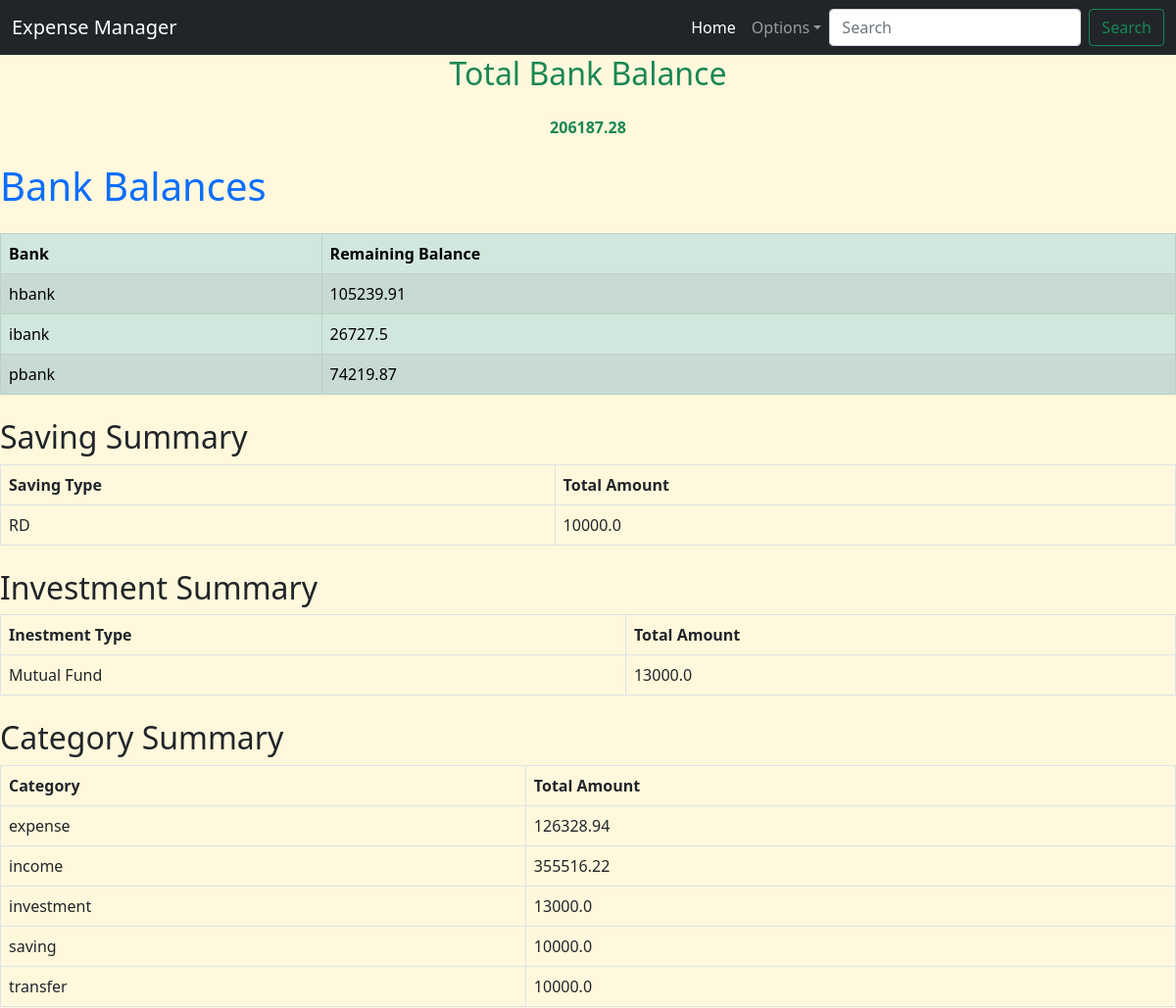
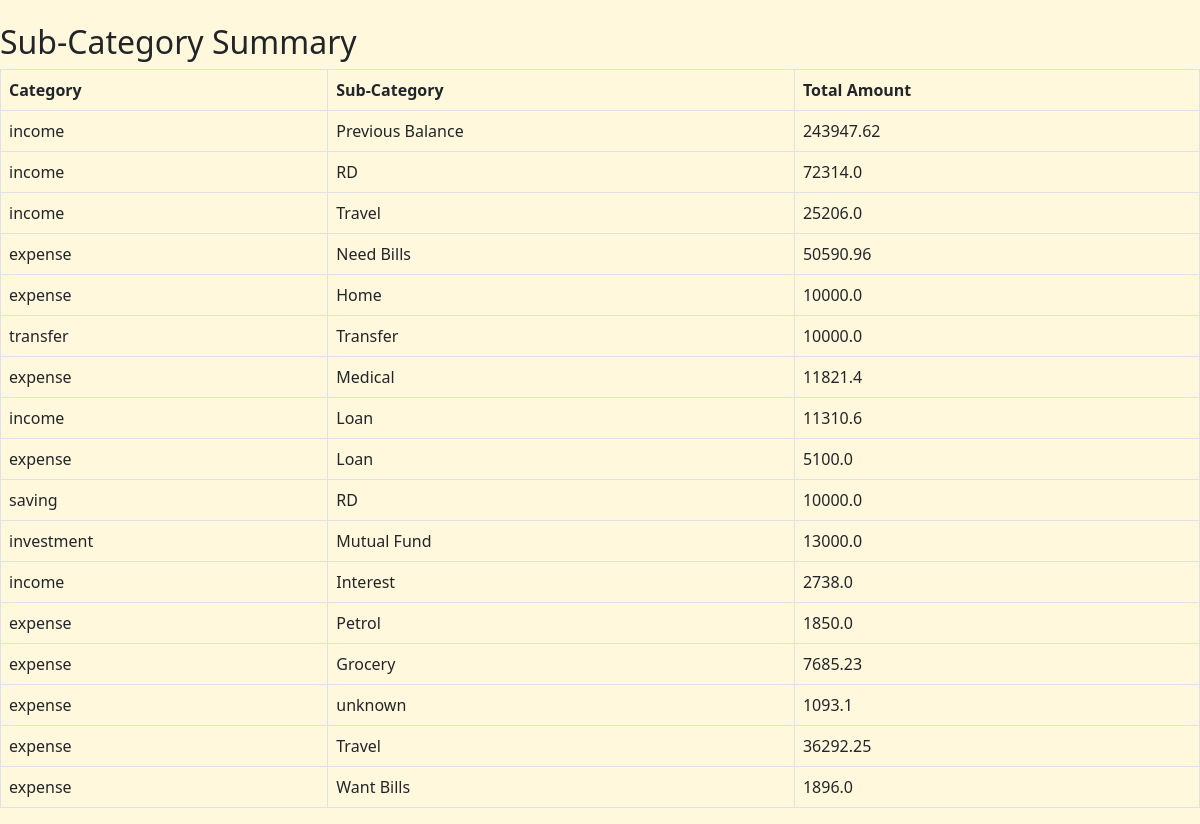
Page /summary on the committed database (2 pictures, top to bottom).
### app.py (models this page shows)
class IncomeExpenseManager(db.Model):
    id = db.Column(db.Integer, primary_key=True)
    date = db.Column(db.Date, nullable=False)
    from_bank = db.Column(db.String(10), nullable=True)
    to_bank = db.Column(db.String(10), nullable=True)
    category = db.Column(db.String(20), nullable=False)
    sub_category = db.Column(db.String(50), nullable=False)
    description = db.Column(db.String(100), nullable=False)
    amount = db.Column(db.Float, nullable=False)

### app.py (the view)
@app.route('/summary')
def category_summary():
    category_summary = db.session.query(IncomeExpenseManager.category, db.func.sum(IncomeExpenseManager.amount).label('total_amount')).group_by(IncomeExpenseManager.category).all()
    sub_category_summary = db.session.query(IncomeExpenseManager.category, IncomeExpenseManager.sub_category, db.func.sum(IncomeExpenseManager.amount).label('total_amount')).group_by(IncomeExpenseManager.category, IncomeExpenseManager.sub_category).order_by(IncomeExpenseManager.amount.label('total_amount').desc()).all()
    from_bank_summary = db.session.query(IncomeExpenseManager.from_bank, db.func.sum(IncomeExpenseManager.amount).label('balance')).filter(IncomeExpenseManager.from_bank.isnot(None)).group_by(IncomeExpenseManager.from_bank).all()
    to_bank_summary = db.session.query(IncomeExpenseManager.to_bank, db.func.sum(IncomeExpenseManager.amount).label('balance')).filter(IncomeExpenseManager.to_bank.isnot(None)).group_by(IncomeExpenseManager.to_bank).all()
    saving_summary = db.session.query(IncomeExpenseManager.sub_category, db.func.sum(IncomeExpenseManager.amount).label('total_amount')).filter(IncomeExpenseManager.category == 'saving').group_by(IncomeExpenseManager.sub_category).all()
    invest_summary = db.session.query(IncomeExpenseManager.sub_category, db.func.sum(IncomeExpenseManager.amount).label('total_amount')).filter(IncomeExpenseManager.category == 'investment').group_by(IncomeExpenseManager.sub_category).all()
    bank_balances = {}
    for bank, balance in from_bank_summary:
        bank_balances[bank] = bank_balances.get(bank, 0) - balance  # removed - above in from_bank_summary and added - here
    for bank, balance in to_bank_summary:
        bank_balances[bank] = bank_balances.get(bank, 0) + balance
    total_bank_balance = sum(bank_balances.values())
    return render_template('category_summary.html', category_summary=category_summary, sub_category_summary=sub_category_summary, bank_balances=bank_balances, saving_summary=saving_summary, invest_summary=invest_summary, total_bank_balance=total_bank_balance)

### templates/category_summary.html
{% extends 'base.html' %}
{% block content %}
<h2 class="mb-4 text-success text-center">Total Bank Balance</h2>
<p class="mb-4 text-success text-center"><strong>{{ total_bank_balance | round(2) }}</strong></p>
<h1 class="mb-4 text-primary">Bank Balances</h1>
{% if bank_balances %}
<table class="table table-success table-striped table-bordered table-hover">
    <thead>
        <tr>
            <th scope="col">Bank</th>
            <th scope="col">Remaining Balance</th>
        </tr>
    </thead>
    <tbody>
        {% for bank, balance in bank_balances.items() %}
        <tr>
            <td>{{ bank if bank else 'None' }}</td>
            <td>{{ balance | round(2) }}</td>
        </tr>
        {% endfor %}
    </tbody>
</table>
{% else %}
<p>No bank balances available.</p>
{% endif %}
<h2 class="mt-4">Saving Summary</h2>
{% if saving_summary %}
<table class="table table-bordered table-hover">
    <thead>
        <tr>
            <th scope="col">Saving Type</th>
            <th scope="col">Total Amount</th>
        </tr>
    </thead>
    <tbody>
        {% for saving_type, total_amount in saving_summary %}
        <tr>
            <td>{{ saving_type }}</td>
            <td>{{ total_amount | round(2) }}</td>
        </tr>
        {% endfor %}
    </tbody>
</table>
{% else %}
<p>No saving data available.</p>
{% endif %}
<h2 class="mt-4">Investment Summary</h2>
{% if invest_summary %}
<table class="table table-bordered table-hover">
    <thead>
        <tr>
            <th scope="col">Inestment Type</th>
            <th scope="col">Total Amount</th>
        </tr>
    </thead>
    <tbody>
        {% for invest_type, total_amount in invest_summary %}
        <tr>
            <td>{{ invest_type }}</td>
            <td>{{ total_amount | round(2) }}</td>
        </tr>
        {% endfor %}
    </tbody>
</table>
{% else %}
<p>No Invest data available.</p>
{% endif %}
<h2 class="mt-4">Category Summary</h2>
{% if category_summary %}
<table class="table table-bordered table-hover">
    <thead>
        <tr>
            <th scope="col">Category</th>
            <th scope="col">Total Amount</th>
        </tr>
    </thead>
    <tbody>
        {% for category, total_amount in category_summary %}
        <tr>
            <td>{{ category }}</td>
            <td>{{ total_amount | round(2) }}</td>
        </tr>
        {% endfor %}
    </tbody>
</table>
{% else %}
<p>No category data available.</p>
{% endif %}
<h2 class="mt-4">Sub-Category Summary</h2>
{% if sub_category_summary %}
<table class="table table-bordered table-hover">
    <thead>
        <tr>
            <th scope="col">Category</th>
            <th scope="col">Sub-Category</th>
            <th scope="col">Total Amount</th>
        </tr>
    </thead>
    <tbody>
        {% for category, sub_category, total_amount in sub_category_summary %}
        <tr>
            <td>{{ category }}</td>
            <td>{{ sub_category }}</td>
            <td>{{ total_amount | round(2) }}</td>
        </tr>
        {% endfor %}
    </tbody>
</table>
{% else %}
<p>No sub-category data available.</p>
{% endif %}
{% endblock %}

### templates/base.html (shortened to what this page needs)
<!DOCTYPE html>
<html lang="en">
<head>
    <link href="https://cdn.jsdelivr.net/npm/bootstrap@5.0.2/dist/css/bootstrap.min.css" rel="stylesheet">
  </head>
<body>
    <header>
        <nav class="navbar navbar-expand-lg navbar-dark bg-dark">
            <div class="container-fluid">
              <a class="navbar-brand" href="{{url_for('index')}}">Expense Manager</a>
              <div class="collapse navbar-collapse" id="navbarSupportedContent">
                <ul class="navbar-nav ms-auto mb-2 mb-lg-0">
                  <li class="nav-item">
                    <a class="nav-link active" aria-current="page" href="{{url_for('index')}}">Home</a>
                  </li>
                  <li class="nav-item dropdown">
                    <a class="nav-link dropdown-toggle" href="#" role="button" data-bs-toggle="dropdown" aria-expanded="false">Options</a>
                  </li>
                </ul>
                <form class="d-flex" role="search">
                  <input class="form-control me-2" type="search" placeholder="Search" aria-label="Search">
                  <button class="btn btn-outline-success" type="submit">Search</button>
                </form>
              </div>
            </div>
          </nav>
    </header>
    <main>
        {% block content %}{% endblock %}
    </main>
</body>
</html>

### templates/base.html (style rules this page uses)
body { background-color: cornsilk; }

### rows in the picture
IncomeExpenseManager: category "transfer", amount "10000.0", sub_category "Transfer"
IncomeExpenseManager: category "income", sub_category "RD", amount "72314.0"
IncomeExpenseManager: category "income", sub_category "Travel", amount "25206.0"
IncomeExpenseManager: category "expense", sub_category "Home", amount "10000.0"

### other values in the picture
{{ total_bank_balance | round(2) }} "206187.28"
{{ bank if bank else 'None' }} "hbank" "ibank" "pbank"
{{ balance | round(2) }} "105239.91" "26727.5" "74219.87"
{{ saving_type }} "RD"
{{ total_amount | round(2) }} "10000.0"
{{ invest_type }} "Mutual Fund"
{{ total_amount | round(2) }} "13000.0"
{{ category }} "expense" "income" "investment" "saving"
{{ total_amount | round(2) }} "126328.94" "355516.22" "13000.0" "10000.0"
{{ category }} "income" "expense" "expense" "income" "expense" "saving" "investment" "income" "expense" "expense" "expense" "expense" "expense"
{{ sub_category }} "Previous Balance" "Need Bills" "Medical" "Loan" "Loan" "RD" "Mutual Fund" "Interest" "Petrol" "Grocery" "unknown" "Travel" "Want Bills"
{{ total_amount | round(2) }} "243947.62" "50590.96" "11821.4" "11310.6" "5100.0" "10000.0" "13000.0" "2738.0" "1850.0" "7685.23" "1093.1" "36292.25" "1896.0"
